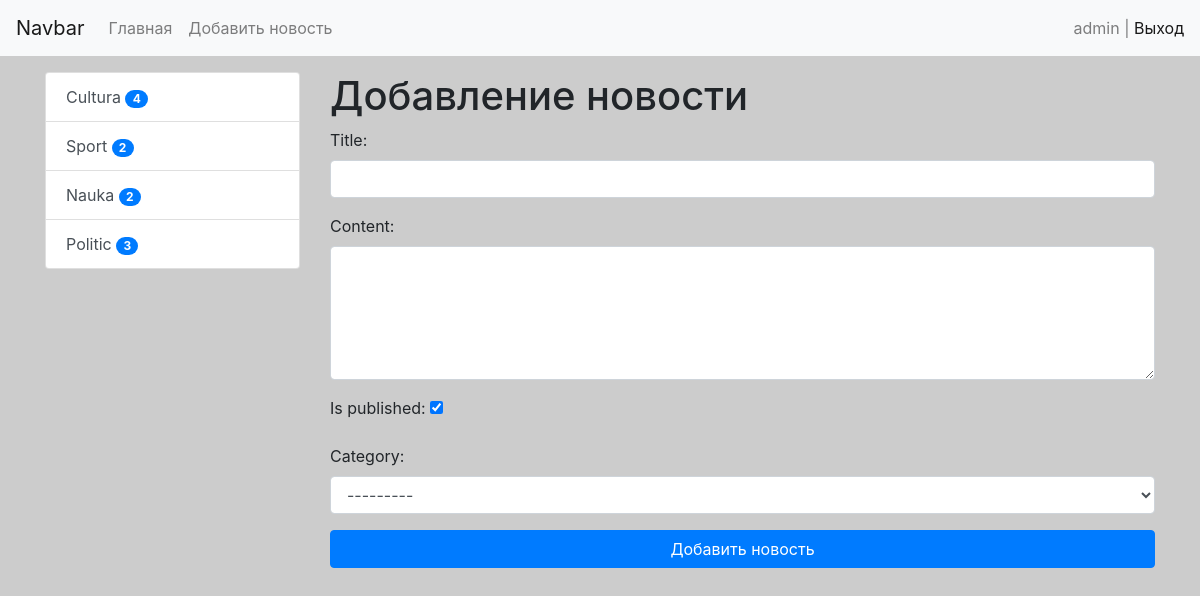
The app's page /news/add-news/ (signed in) with its own data.
### news/models.py (models this page shows)
class Category(models.Model):
    title = models.CharField(max_length=150, db_index=True)
    def get_absolute_url(self):
        return reverse('category', kwargs={'category_id': self.pk})# category and category_id from news/urls.py, it names
    def __str__(self):
        return self.title
    class Meta:
        verbose_name = 'Category'
        verbose_name_plural = 'Categories'

### news/views.py (the view)
# urls.py: path('news/add-news/', CreateNews.as_view(), name='add_news'),
class CreateNews(LoginRequiredMixin, CreateView):
    form_class = NewsForm
    template_name = 'news/add_news.html'
    login_url = '/admin/'#reverse_lazy('home')
    raise_exception = True

### news/forms.py (shortened to what this page needs)
class NewsForm(forms.ModelForm):
    class Meta:
        model = News
        fields = ['title', 'content', 'is_published', 'category']
        widgets = {
            'title': forms.TextInput(attrs={"class": "form-control"}),
            'content': forms.Textarea(attrs={"class": "form-control", "rows": 5}),
            'category': forms.Select(attrs={"class": "form-control"})
        }

### news/templatetags/news_tags.py (called while the page is built)
@register.inclusion_tag('news/list_categories.html')
def show_categories():
    categories = Category.objects.annotate(cnt=Count('news', filter=F('news__is_published'))).filter(cnt__gt=0)
    return {"categories": categories}

### news/templates/news/add_news.html (shortened to what this page needs)
{% extends 'base.html' %}
{% block sidebar %}
 {% include 'inc/_sidebar.html' %}
{% endblock%}
{% block content %}
<h1>Добавление новости</h1>
<form action="{% url 'add_news' %}" method="post">
    {{ form.as_p }}
    <button type="submit" class="btn btn-primary btn-block">Добавить новость</button>
</form>
{% endblock%}

### templates/inc/_nav.html (shortened to what this page needs)
<nav class="navbar navbar-expand-lg navbar-light bg-light">
    <a class="navbar-brand" href="{% url 'home' %}">Navbar</a>
    <div class="collapse navbar-collapse" id="navbarSupportedContent">
        <ul class="navbar-nav mr-auto">
            <li class="nav-item"><a class="nav-link" href="{% url 'home' %}">Главная</a></li>
            {% if request.user.is_authenticated %}
            <li class="nav-item"><a class="nav-link" href="{% url 'add_news' %}">Добавить новость</a></li>
            {%  endif %}
        </ul>
        <span class="navbar-text">
            {% if request.user.is_authenticated %}
            {{ user.username }} | <a href="{% url 'logout' %}">Выход</a>
            {% else %}
            <a href="{% url 'register' %}">Register</a> | <a href="{% url 'login' %}">Login</a>
            {% endif %}
        </span>
    </div>
</nav>

### news/templates/news/list_categories.html
<div class="list-group">
    {% for item in categories %}
         <a href="{{ item.get_absolute_url }}" class="list-group-item list-group-item-action">{{ item.title }} <span class="badge badge-primary badge-pill">{{ item.cnt }}</span></a>
    {% endfor %}
</div>

### records on screen
Category: title "Cultura", cnt "4"
Category: title "Sport", cnt "2"
Category: title "Nauka", cnt "2"
Category: title "Politic", cnt "3"

### other values on screen
{{ user.username }} "admin"
